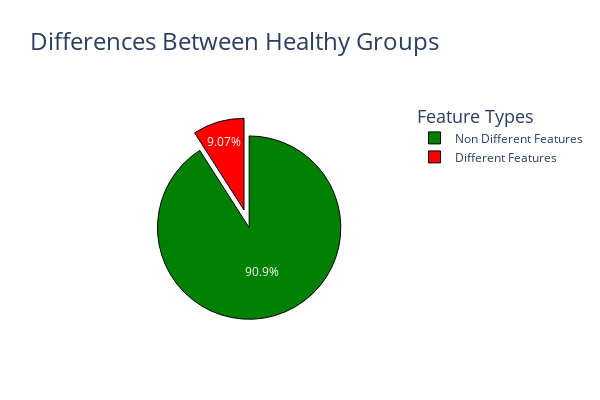

Notebook cell for this chart:
### Code cell
print(f"Number of features that differ between all healthy groups (ABCDE): {len(all_healthy_anova_result[all_healthy_anova_result['Global significance'] != 'n.s.'])}/{len(all_healthy_anova_result)}")

labels = ("Different Features", "Non Different Features")
sized = (
    len(all_healthy_anova_result[all_healthy_anova_result['Global significance'] != 'n.s.']),
    len(all_healthy_anova_result[all_healthy_anova_result['Global significance'] == 'n.s.'])
)
different_healthy_features_fig = go.Figure(
    data=[go.Pie(
        labels=labels, 
        values=sized, 
        pull=[0, 0.2],
        marker=dict(colors=['red', 'green'], line=dict(color='black', width=1))
        )]
)
different_healthy_features_fig.update_layout(
    title_text="Differences Between Healthy Groups",
    title_font_size=24,
    legend_title_text="Feature Types",
    legend_title_font_size=18,
    height=400,
    width=600,
)
different_healthy_features_fig.write_image("healthy_mice_differences.svg")
different_healthy_features_fig.show()

### Figure 1 — Plotly figure (JSON) as saved in the notebook; plotly's stock layout.template omitted (floating-point values rounded to 4 significant figures)
{"data": [{"labels": ["Different Features", "Non Different Features"], "marker": {"colors": ["red", "green"], "line": {"color": "black", "width": 1}}, "pull": [0, 0.2], "type": "pie", "values": [243, 2437]}], "layout": {"height": 400, "legend": {"title": {"font": {"size": 18}, "text": "Feature Types"}}, "title": {"font": {"size": 24}, "text": "Differences Between Healthy Groups"}, "width": 600}}
